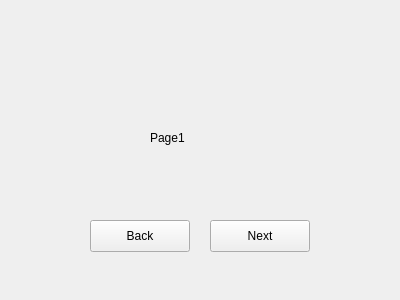
<?xml version="1.0" encoding="UTF-8"?>
<ui version="4.0">
 <class>Page1</class>
 <widget class="QWidget" name="Page1">
  <property name="geometry">
   <rect>
    <x>0</x>
    <y>0</y>
    <width>400</width>
    <height>300</height>
   </rect>
  </property>
  <property name="windowTitle">
   <string>Form</string>
  </property>
  <widget class="QLabel" name="label">
   <property name="geometry">
    <rect>
     <x>150</x>
     <y>130</y>
     <width>58</width>
     <height>16</height>
    </rect>
   </property>
   <property name="text">
    <string>Page1</string>
   </property>
  </widget>
  <widget class="QPushButton" name="pushButtonBack">
   <property name="geometry">
    <rect>
     <x>90</x>
     <y>220</y>
     <width>100</width>
     <height>32</height>
    </rect>
   </property>
   <property name="text">
    <string>Back</string>
   </property>
  </widget>
  <widget class="QPushButton" name="pushButtonNext">
   <property name="geometry">
    <rect>
     <x>210</x>
     <y>220</y>
     <width>100</width>
     <height>32</height>
    </rect>
   </property>
   <property name="text">
    <string>Next</string>
   </property>
  </widget>
 </widget>
 <resources/>
 <connections/>
</ui>
